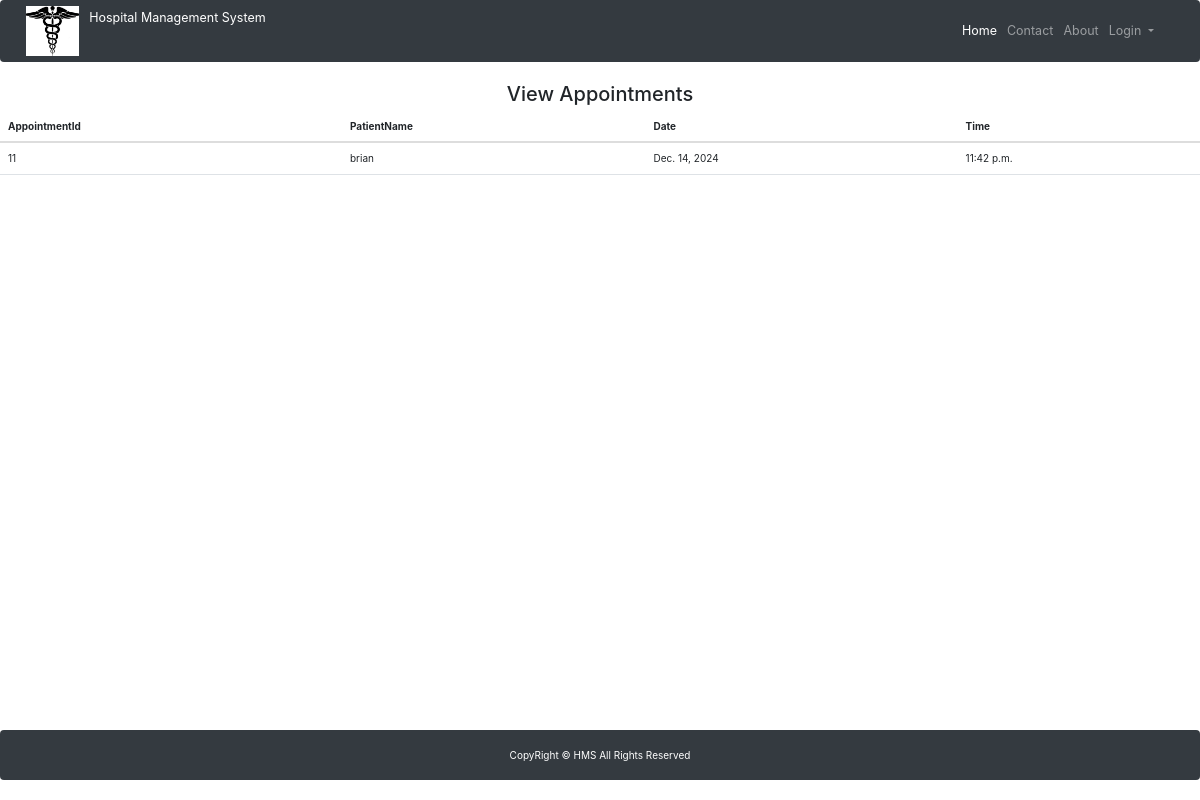
/doctor_dashboard/ (signed in), run on the app's committed database.
### hospital/models.py (models this page shows)
class Appointment(models.Model):
    doctor = models.ForeignKey(Doctor, on_delete=models.CASCADE)
    patient = models.ForeignKey(Patient, on_delete=models.CASCADE)
    date = models.DateField()
    time = models.TimeField()

class Patient(models.Model):
    name = models.CharField(max_length=50)
    gender = models.CharField(max_length=10)
    mobile = models.IntegerField(null=True)
    address = models.TextField()

### doctor/views.py (the view)
# urls.py: path('doctor_dashboard/', doctor_dashboard, name='doctor_dashboard'),
def doctor_dashboard(request):
    doctor_id = request.session.get("doctor_id")
    if not doctor_id:
        return redirect("doctor_login")  # Redirect to login if not logged in
    appointments = Appointment.objects.filter(doctor_id=doctor_id)
    return render(request, "doctor_dashboard.html", {"appointments": appointments})

### hospital/templates/doctor_dashboard.html (shortened to what this page needs)
<!DOCTYPE html>
<html lang="en">
<head>
    {% include 'hospital/templates/base.html' %}
    {% include 'navigation.html' %}
</head>
<body>
{% block content %}
<div>
  <h2 class="text-center">View Appointments</h2>
  <table class="table table-hover" id="example">
    <thead>
    <tr>
      <th>AppointmentId</th>
      <th>PatientName</th>
      <th>Date</th>
      <th>Time</th>
    </tr>
    </thead>
    <tbody>
    {% for appointment in appointments %}
    <tr>
        <td>{{ appointment.id }}</td>
        <td>{{ appointment.patient.name }}</td>
        <td>{{ appointment.date }}</td>
        <td>{{ appointment.time }}</td>
    </tr>
    {% endfor %}
    </tbody>
  </table>
</div>
{% endblock content %}
</body>
</html>
{% include 'footer.html' %}

### data on the page
Appointment: id "11", patient.name "brian", date "Dec. 14, 2024", time "11:42 p.m."
